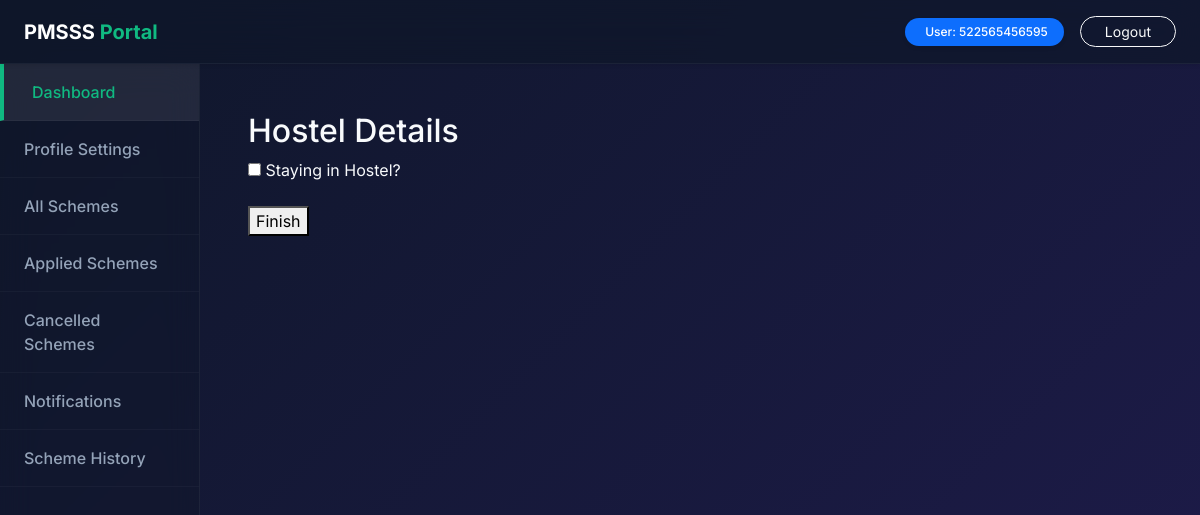
The app's page /student/profile/hostel/ (signed in), older data.
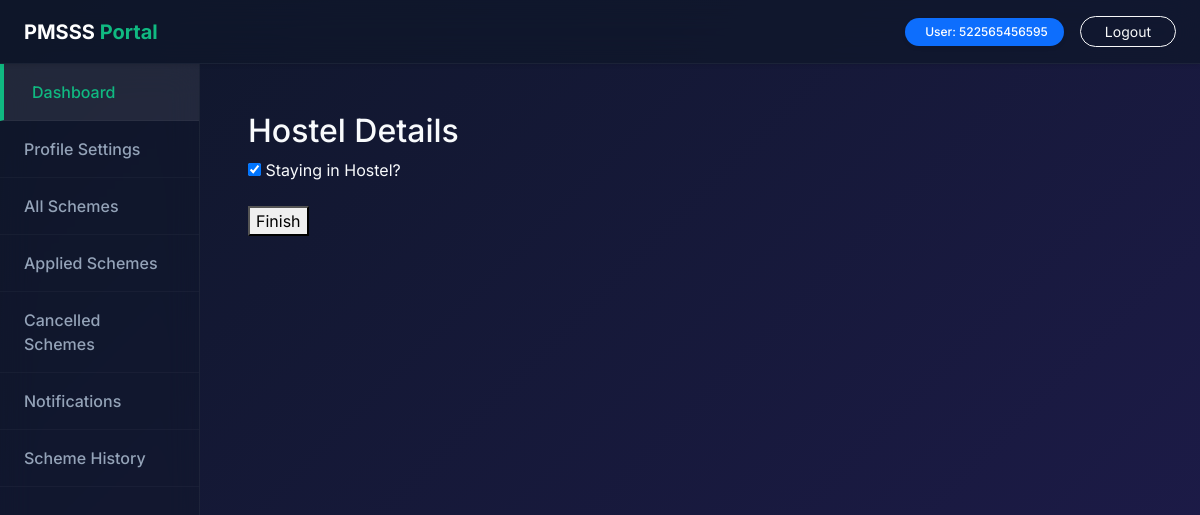
The same page, newer data.
### accounts/models.py (models this page shows)
class StudentProfile(models.Model):
    student = models.OneToOneField(User, on_delete=models.CASCADE)
    full_name = models.CharField(max_length=100)
    dob = models.DateField(null=True)
    gender = models.CharField(max_length=10, null=True)
    mobile = models.CharField(max_length=10, null=True)
    email = models.EmailField(null=True)
    address = models.TextField(null=True)
    district = models.CharField(max_length=50, null=True)
    state = models.CharField(max_length=50, null=True)
    pincode = models.CharField(max_length=6, null=True)
    caste = models.CharField(max_length=30, null=True)
    income = models.IntegerField(null=True)
    course = models.CharField(max_length=50, null=True)
    institute = models.CharField(max_length=100, null=True)
    year = models.IntegerField(null=True)
    last_qualification = models.CharField(max_length=100, null=True)
    hostel = models.BooleanField(default=False)

### accounts/views.py (the view)
# urls.py: path("student/profile/hostel/", views.profile_hostel, name="profile_hostel"),
@login_required
def profile_hostel(request):
    profile = StudentProfile.objects.get(student=request.user)
    if request.method == "POST":
        profile.hostel = True if request.POST.get("hostel") else False
        profile.save()
        return redirect("student_home")
    return render(request, "profile/hostel.html", {"profile": profile})

### templates/profile/hostel.html (shortened to what this page needs)
{% extends "layout/base.html" %}
{% block content %}
<h2>Hostel Details</h2>
<form method="post">
<label>
<input type="checkbox" name="hostel" {% if profile.hostel %}checked{% endif %}>
 Staying in Hostel?
</label>
<br><br>
<button>Finish</button>
</form>
{% endblock %}

Row changes from the older to the newer data that the page shows:
changed StudentProfile: hostel "☐" → "☑"
